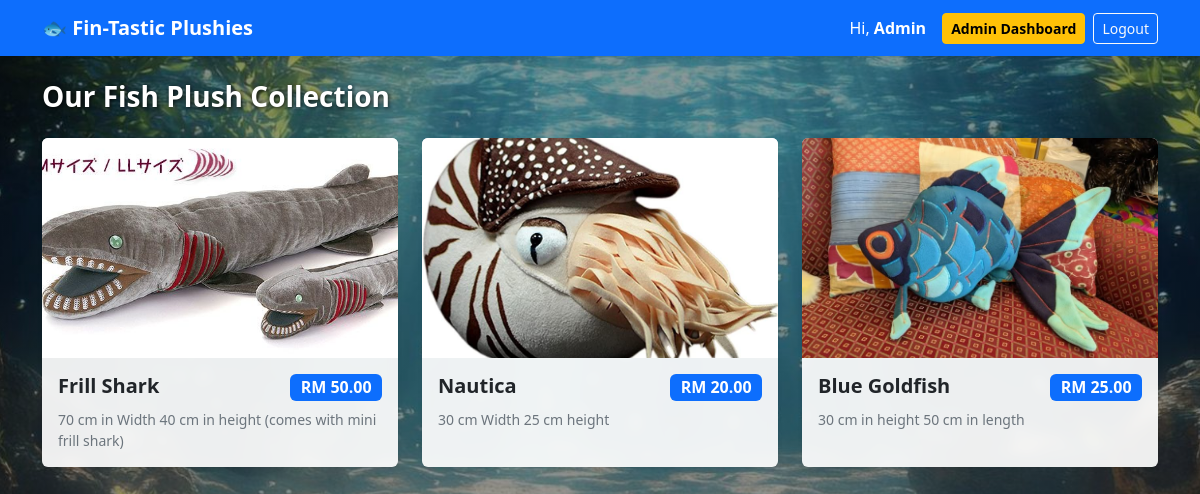
Page /catalog.php (signed in) on the committed database.
### tables this page shows
CREATE TABLE `products` (
  `id` int(11) NOT NULL,
  `product_name` varchar(255) NOT NULL,
  `price` decimal(10,2) NOT NULL,
  `description` text DEFAULT NULL,
  `image_path` varchar(255) NOT NULL
);

### catalog.php (the view, shortened to what this page needs)
<?php
require_once "db.php";
$sql = "SELECT * FROM products ORDER BY id DESC";
$result = mysqli_query($conn, $sql);
?>
<!DOCTYPE html>
<html lang="en">
<head>
    <link href="https://cdn.jsdelivr.net/npm/bootstrap@5.3.3/dist/css/bootstrap.min.css" rel="stylesheet">
</head>
<body>
<nav class="navbar navbar-expand-lg navbar-dark bg-primary shadow-sm mb-4">
    <div class="container">
        <a class="navbar-brand fw-bold" href="catalog.php">🐟 Fin-Tastic Plushies</a>
        <div class="d-flex align-items-center">
            <span class="text-white me-3">Hi, <strong><?= htmlspecialchars($_SESSION['username']) ?></strong></span>
            <?php if (($_SESSION['role'] ?? '') === 'admin'): ?>
                <a href="view_products.php" class="btn btn-warning btn-sm me-2 fw-bold">Admin Dashboard</a>
            <?php endif; ?>
            <a href="logout.php" class="btn btn-outline-light btn-sm">Logout</a>
        </div>
    </div>
</nav>
<div class="container mb-5">
    <div class="d-flex justify-content-between align-items-center mb-4">
        <h3 class="fw-bold mb-0 text-white" style="text-shadow: 1px 1px 4px rgba(0,0,0,0.8);">Our Fish Plush Collection</h3>
    </div>
    <div class="row g-4">
        <?php if (mysqli_num_rows($result) > 0): ?>
            <?php while ($row = mysqli_fetch_assoc($result)): ?>
                <div class="col-12 col-md-6 col-lg-4">
                    <div class="card h-100 border-0 shadow-sm plush-card"
                         onclick="openModal('<?= htmlspecialchars($row['image_path'] ?? '') ?>', '<?= htmlspecialchars(addslashes($row['product_name'])) ?>', 'RM <?= number_format((float)$row['price'], 2) ?>', '<?= htmlspecialchars(addslashes($row['description'] ?? '')) ?>')">
                        <?php if (!empty($row['image_path']) && file_exists($row['image_path'])): ?>
                            <img src="<?= htmlspecialchars($row['image_path']) ?>" class="card-img-top plush-card-img" alt="<?= htmlspecialchars($row['product_name']) ?>">
                        <?php else: ?>
                            <div class="bg-secondary text-white d-flex align-items-center justify-content-center plush-card-img">
                                <span>No Photo Available</span>
                            </div>
                        <?php endif; ?>
                        <div class="card-body d-flex flex-column">
                            <div class="d-flex justify-content-between align-items-start mb-2">
                                <h5 class="card-title mb-0 fw-bold"><?= htmlspecialchars($row['product_name']) ?></h5>
                                <span class="badge bg-primary fs-6">RM <?= number_format((float)$row['price'], 2) ?></span>
                            </div>
                            <p class="card-text text-secondary small flex-grow-1">
                                <?= htmlspecialchars($row['description']) ?>
                            </p>
                        </div>
                    </div>
                </div>
            <?php endwhile; ?>
        <?php else: ?>
            <div class="col-12 text-center text-white py-5">
                <h4>No fish plushies available right now.</h4>
            </div>
        <?php endif; ?>
    </div>
</div>
</body>
</html>

### catalog.php (style rules this page uses)
body { background-image: linear-gradient(rgba(0, 0, 0, 0.4), rgba(0, 0, 0, 0.4)), url('product_images/underwater_bg.jpg'); background-size: cover; background-position: center; background-attachment: fixed; }
.plush-card-img { height: 220px; object-fit: cover; border-top-left-radius: 0.375rem; border-top-right-radius: 0.375rem; cursor: pointer; }
.card { transition: transform 0.2s ease, box-shadow 0.2s ease; cursor: pointer; background-color: rgba(255, 255, 255, 0.92) !important; backdrop-filter: blur(5px); }

### rows in the picture
products: image_path (picture), product_name "Frill Shark", price "50.00", description "70 cm in Width 40 cm in height (comes with mini frill shark)"
products: image_path (picture), product_name "Nautica", price "20.00", description "30 cm Width 25 cm height"
products: image_path (picture), product_name "Blue Goldfish", price "25.00", description "30 cm in height 50 cm in length"

### other values in the picture
$_SESSION['username'] "Admin"
